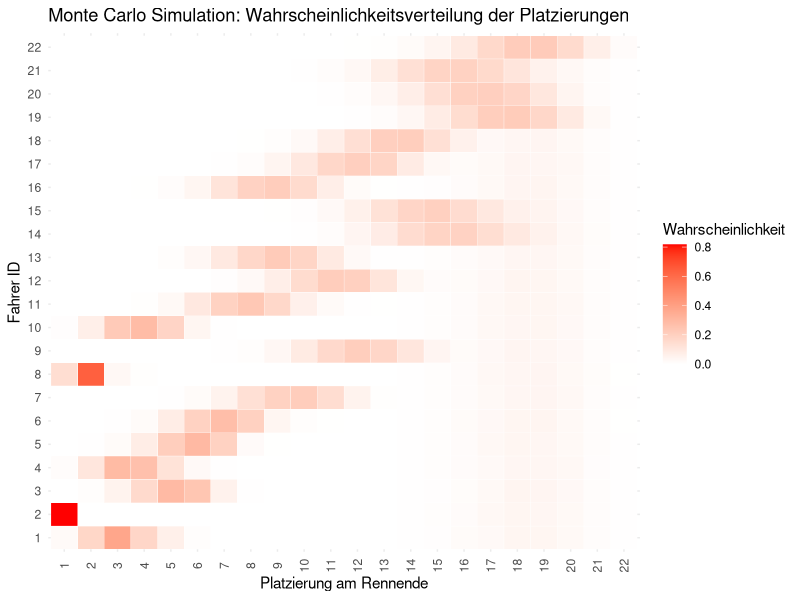
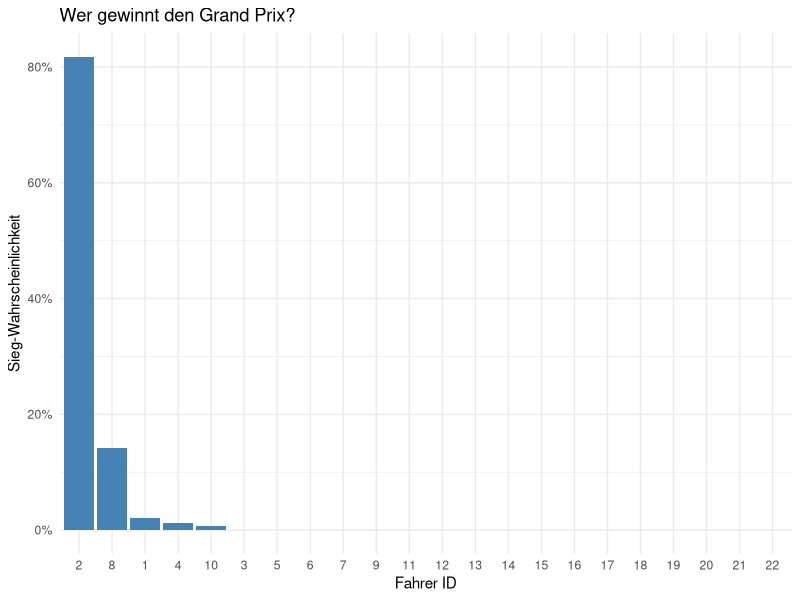
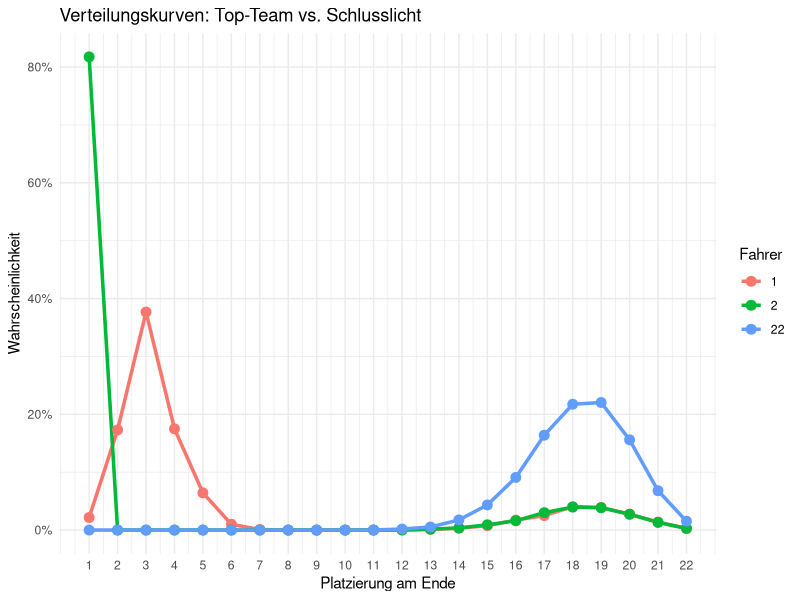

Here is the R script that generated these plots, in order:
## ---- chunk 1
anzahl_fahrer <- 22

#E-RundenAnzahl
e_total_rounds = 70
#laut google zwischen 42 in Monaco und 72 in Zandervoot Niederlande

#Max zeitrahmen ist meistens bei 2 Std limitiert, falls das Rennen durch G zu lang wird greift max_time ein.
max_time_sec = 7200 #besser in sek für reproduzierbarkeit und genauigkeit und gleicher mass
time_per_round= 90 #Sekunden
weight_penalty <- 3.5 # für Q;in Sekunden
gas_per_round <- 3.5 / e_total_rounds

# O- Auto Performance (11 Teams, Werte in Sekunden)
# Negative Werte machen das Auto schneller
o_team_perf <- c(-2.0, -1.5,-1.2,-1.0, -0.5, 0.0, 0.2, 0.5, 0.8, 1.2, 1.5)
o_team_car <- rep(o_team_perf, each = 2) 
# team_car ergibt 22 Autos, gedanke dahinter ist Redbull -2sek und Hass langsamer +1.5sek

# H- Fahrerskill (22 individuelle Fahrer)
# Wir ziehen die Skills zufällig aus einer Normalverteilung, 
# aber fixieren sie vor dem Rennen
h_driver_skill <- rnorm(anzahl_fahrer, mean = 0, sd = 0.3) 

# Kombinierter Fix-Wert für die Simulation:
# Diese Basis-Zeit hat jeder der 22 Fahrer in Runde 1
start_time_driver <- time_per_round + o_team_car - h_driver_skill


# K-ReifenWir definieren die Parameter der Reifen als Data-Frame für einfachen Zugriff
k_reifen <- data.frame(
  reifen_typ = c("Soft", "Medium", "Hard"),
  speed_bonus = c(-1.5, -0.5, 0.5), # wird von der Rundenzeit abgezogen in sek
  k_beta = c(4.0, 2.5, 1.5), # Abnutzungsgrad- hohes beta= hohe Verschleiss
  k_lambda = c(15, 25, 40)   # Lebensdauer, ab wann der Reifen sich stark abbaut
)
# Wir weisen für den Start jedem Fahrer zufällig einen Reifen zu 
#(1=Soft, 2=Medium, 3=Hard) - verändert die Paramater für J
start_reifen_fahrer <- sample(1:3, anzahl_fahrer, replace = TRUE)

## ---- chunk 2
#notwendige Variablen
round_time_matrix <- matrix(NA,nrow = e_total_rounds, ncol = anzahl_fahrer)#Zeilen =runden, Spalten=Fahrer
pitstop_time_matrix <- matrix(0, nrow = e_total_rounds, ncol = anzahl_fahrer) # Für C
penalty_count_matrix <- matrix(0, nrow = e_total_rounds, ncol = anzahl_fahrer) #Für D

#Start von L
l_tires_age <- rep(0, anzahl_fahrer) #L-Startet bei 0 für alle

#N- Motorschaden
n_motor_fail <- rweibull(anzahl_fahrer, shape = 3.0, scale = 120)

#lambda von 3 deutet als Fehlerrate zunemnd bei Alter(hier Abnutzung) , scale ist meisten 1/lambda hier aber auf 120 skaliert das bedeutet im Schnitt hält es 120 Runden
#Ausfallwahrscheinlichkeit pro Runde exponentiell ansteigend


# Reifen-Parameter für jeden Fahrer anhand des Startreifens ziehen
aktuelle_betas <- k_reifen$k_beta[start_reifen_fahrer]
aktuelle_lambdas <- k_reifen$k_lambda[start_reifen_fahrer]


# Main Schleife
for (runde in 1:e_total_rounds) {
  
  # Deterministische Updates
  l_tires_age <- l_tires_age + 1 #später Var auf L_ wechseln
  
  # Q: Das Auto wird leichter, der Malus sinkt stetig
  q_actual_weight_malus <- weight_penalty - (runde * gas_per_round)
  
  # M: Temperatur (Uniform-Verteilung)
  # Schwankt pro Runde zufällig zwischen 20 und 30 Grad.
  m_actual_temp <- runif(1, min = 20, max = 30)
  temp_factor <- (m_actual_temp - 25) * 0.05 

  # J: Reifenzustand (Weibull-Verteilungsfunktion)
  #Der kumulative Verschleiss (die Wahrscheinlichkeit des Versagens bis zu einem        bestimmten Reifenalter) wird mit pweibull()  in einen stetig ansteigenden Zeit-Malus   umgerechnet.
  #Verschleisskurve pro Runde, Chance auf plötzliche Abfall steigt mit Beta grösser     als 1- dann folgt zerstörung einer oder von mehrere nReifen
  # pweibull gibt uns die Degradation (0 bis 1), die wir als Zeit-Malus nutzen
  tire_malus <- pweibull(l_tires_age, shape = aktuelle_betas, scale = aktuelle_lambdas)
  tire_degradation <- tire_malus * 5.0
  
  # B: Rundenzeit (Normalverteilung)
  # Der Erwartungswert mu verschiebt sich dynamisch für alle 22 Fahrer.
  mu_aktuell <- start_time_driver + q_actual_weight_malus + tire_malus + temp_factor
  b_round_time <- rnorm(anzahl_fahrer, mean = mu_aktuell, sd = 0.8)#1 zeit für jeden    fahrer
  
  # I & G: Strafenanfälligkeit und Fehlerzeit (Bernoulli & Lognormal)
  # Bernoulli: Passiert ein Fehler? (1 = Ja, 0 = Nein) für 22 Fahrer
  penalty_check <- rbinom(anzahl_fahrer, size = 1, prob = 0.05) 
  
  # Lognormal: Wenn ein Fehler passiert, wie viel Zeit kostet er?
  #wird rechtschiefe Verteilung haben, kann keine negative Werte einnehmen, kann in     extrem Fällen auch 10 sek überschreiten oder zu elemination führen, dies wäre aber   komplexer
  #Strafe oder Verzögerung bei unvorhergesehenen Ergebnissen. Zuzüglich Rundenzeit.
  penalty_time <- rlnorm(anzahl_fahrer, meanlog = 1, sdlog = 0.5) * penalty_check
  
  #C-kum. summe der F eines fahrers über das ganze Rennen
  #F- Boxenstoppzeit
  pitstop_trigger <- tire_malus >= 0.33
  anzahl_stopper <- sum(pitstop_trigger)
  
  pitstop_time <- rep(0,anzahl_fahrer)
  if (anzahl_stopper > 0){
    #Logver. für Boxenstoppzeit
    pitstop_time[pitstop_trigger] <- rlnorm(anzahl_stopper,meanlog=1.0 ,sdlog=0.2)
    #L Reifenalter reset
    l_tires_age[pitstop_trigger] <- 0
  }
  
  # Fehlerzeit zur Rundenzeit addieren
  total_round_time <- b_round_time + penalty_time + pitstop_time
  
  # N: Motorschaden prüfen
  # Wenn die aktuelle Runde die vorberechnete Ausfallrunde überschreitet, bekommt der   Fahrer eine unendliche Rundenzeit (Ausfall)
  total_round_time[n_motor_fail < runde] <- Inf
  
  # Ergebnis der 22 Fahrer in die aktuelle Zeile der Matrix schreiben
  round_time_matrix[runde, ] <- total_round_time
  pitstop_time_matrix[runde, ] <- pitstop_time
  penalty_count_matrix[runde, ] <- penalty_check
}

## ---- chunk 3
# A -Gesamtzeiten
a_total_time <- colSums(round_time_matrix)
a_total_time /60 #in minuten

# Z -Ranking wer am wenigsten Zeit gebraucht hat (A)
z_placements <- rank(a_total_time, ties.method = "min")

# C -kum. summe der F eines fahrers über das ganze Rennen
c_total_box <- colSums(pitstop_time_matrix)

# D -Summe aller Runden in dennen I - einser geworfen hat
d_total_penalty <- colSums(penalty_count_matrix)

#Anzahl Boxenstops Counter
anzahl_boxenstopps <- colSums(pitstop_time_matrix > 0)

## ---- chunk 4
#Podium
ergebnis_df <- data.frame(
  Fahrer_ID = 1:anzahl_fahrer,
  Platz = z_placements,
  Gesamtzeit= a_total_time/60,
  Anzahl_strafen= d_total_penalty ,
  Boxenzeit = c_total_box,
  Boxenstops= anzahl_boxenstopps)

ergebnis_df <- ergebnis_df[order(ergebnis_df$Platz), ]
ergebnis_df
## ---- chunk 5
#set.seed(123)#reproduzieren


n_sims <- 10000
placements_matrix <- matrix(0,nrow=anzahl_fahrer, ncol = anzahl_fahrer)

for (sim in 1:n_sims) {
  
  #Startbedingungen reseten nach jede Simulation
  l_tires <- rep(0,anzahl_fahrer)#Reifen vor jedem Start
  n_motor_fail_mc <- rweibull(anzahl_fahrer, shape = 3.0, scale = 120)
  total_times <- rep(0,anzahl_fahrer)
  
  for (runde in 1:e_total_rounds) {
  
  # Deterministische Updates
  l_tires <- l_tires + 1
  q_actual_weight_malus <- weight_penalty - (runde * gas_per_round)
  m_actual_temp <- runif(1, min = 20, max = 30)
  m_temp_factor <- (m_actual_temp - 25) * 0.05 #ein teil von M
  
  #Reifenabnutzung
  tire_malus <- pweibull(l_tires_age, shape = aktuelle_betas, scale = aktuelle_lambdas)#J
  l_tire_degradation <- tire_malus * 5.0 #J
  
  #Mu berechnung für B und Rundenzeiten
  mu_aktuell <- start_time_driver + q_actual_weight_malus + l_tire_degradation + m_temp_factor#B
  b_round_time <- rnorm(anzahl_fahrer, mean = mu_aktuell, sd = 0.8)#B- erste zeit für jeden fahrer
  
  # I & G- Fehler/Strafen
  penalty_check <- rbinom(anzahl_fahrer, size = 1, prob = 0.05) 
  penalty_time <- rlnorm(anzahl_fahrer, meanlog = 1, sdlog = 0.5) * penalty_check
  
  #C- kum. Summe von F über das ganze Rennen
  #F- Boxenstoppzeit
  pitstop_trigger <- tire_malus >= 0.33
  anzahl_stopper <- sum(pitstop_trigger)
  
  
  f_pitstop_time <- rep(0,anzahl_fahrer)
  if (anzahl_stopper > 0){
    f_pitstop_time[pitstop_trigger] <- rlnorm(anzahl_stopper,meanlog=1.0 ,sdlog=0.2) #F Boxstoppzeit
    l_tires[pitstop_trigger] <- 0 #L reset
  }
  
  # Fehlerzeit zur Rundenzeit addieren
  total_round_time <- b_round_time + penalty_time + pitstop_time
    total_round_time[n_motor_fail_mc < runde] <- Inf # N-Check ob Motor geht
    
    total_times <- total_round_time + total_times #zählt alle runden zsm
  
  }
  #Ranking des aktuelles Rennens
  placements <- rank(total_times, ties.method = "min")
  
  #Rank speichern in die Matrix
  for (f in 1:anzahl_fahrer){
    p <- placements[f]
    placements_matrix[f,p] <- placements_matrix[f,p]+1
  }
  
}


ergebnis_df <- data.frame(
  Fahrer_ID = 1:anzahl_fahrer,
  Platz = placements,
  Reifen_Start = k_reifen$reifen_typ[start_reifen_fahrer],
  Gesamtzeit_Minuten = round(total_times / 60, 2),
  Anzahl_Stopps = anzahl_boxenstopps,         
  Anzahl_Strafen = d_total_penalty,
  Boxenzeit_Sek = round(c_total_box, 2)
)

# Sortieren nach Platzierung
ergebnis_df <- ergebnis_df[order(ergebnis_df$Platz), ]
print(ergebnis_df) #für schönere Darstellung sonst mehrere Tabs


#daten präsentieren evtl anzahl von boxenstops und penalty zeiten zusammenzählen
#visualisiere
#präsentation - fragestellung, prozess detaliert beschreiben

  
## ---- chunk 6
#Wahrscheinlichkeiten berechnen
prob_matrix <- placements_matrix / n_sims
prob_matrix
## ---- chunk 7
library(ggplot2) #install.packages("ggplot2")

rownames(prob_matrix) <- 1:anzahl_fahrer
colnames(prob_matrix) <- 1:anzahl_fahrer

df_melted <- as.data.frame(as.table(prob_matrix))
colnames(df_melted) <- c("Fahrer", "Platzierung", "Wahrscheinlichkeit")

ggplot(df_melted, aes(x = factor(Platzierung), y = factor(Fahrer), fill = Wahrscheinlichkeit)) +
  geom_tile(color = "white") +
  scale_fill_gradient(low = "white", high = "red") +
  theme_minimal() +
  labs(title = "Monte Carlo Simulation: Wahrscheinlichkeitsverteilung der Platzierungen",
       x = "Platzierung am Rennende",
       y = "Fahrer ID",
       fill = "Wahrscheinlichkeit") +
  theme(axis.text.x = element_text(angle = 90, vjust = 0.5))
## ---- chunk 8
df_sieg <- data.frame(
  Fahrer = factor(1:anzahl_fahrer),
  Sieg_Wahrscheinlichkeit = prob_matrix[, 1]
)

# Balkendiagramm zeichnen (Absteigend sortiert)
ggplot(df_sieg, aes(x = reorder(Fahrer, -Sieg_Wahrscheinlichkeit), y = Sieg_Wahrscheinlichkeit)) +
  geom_col(fill = "steelblue") +
  theme_minimal() +
  labs(title = "Wer gewinnt den Grand Prix?",
       x = "Fahrer ID",
       y = "Sieg-Wahrscheinlichkeit") +
  # Macht die Y-Achse als saubere Prozentzahlen
  scale_y_continuous(labels = scales::percent_format())
## ---- chunk 9

# 1. KORREKTUR: Wir geben der Matrix vorher explizit Namen (1 bis 22)
rownames(prob_matrix) <- 1:anzahl_fahrer
colnames(prob_matrix) <- 1:anzahl_fahrer

# 2. Jetzt klappt die Umwandlung perfekt
df_melted <- as.data.frame(as.table(prob_matrix))
colnames(df_melted) <- c("Fahrer", "Platzierung", "Wahrscheinlichkeit")

# 3. Wir filtern uns nur 3 spezifische Fahrer heraus (z.B. Team 1 und das schlechteste Team)
ausgewaehlte_fahrer <- c("1", "2", "22")
df_gefiltert <- subset(df_melted, Fahrer %in% ausgewaehlte_fahrer)

# 4. Liniendiagramm zeichnen
# WICHTIG: as.numeric(as.character(...)) wandelt den Faktor sicher in Zahlen für die X-Achse
ggplot(df_gefiltert, aes(x = as.numeric(as.character(Platzierung)), 
                         y = Wahrscheinlichkeit, 
                         color = Fahrer, 
                         group = Fahrer)) +
  geom_line(linewidth = 1.2) + # linewidth statt size für neuere ggplot-Versionen
  geom_point(size = 3) +
  theme_minimal() +
  labs(title = "Verteilungskurven: Top-Team vs. Schlusslicht",
       x = "Platzierung am Ende",
       y = "Wahrscheinlichkeit") +
  scale_x_continuous(breaks = 1:22) +
  scale_y_continuous(labels = scales::percent_format())
